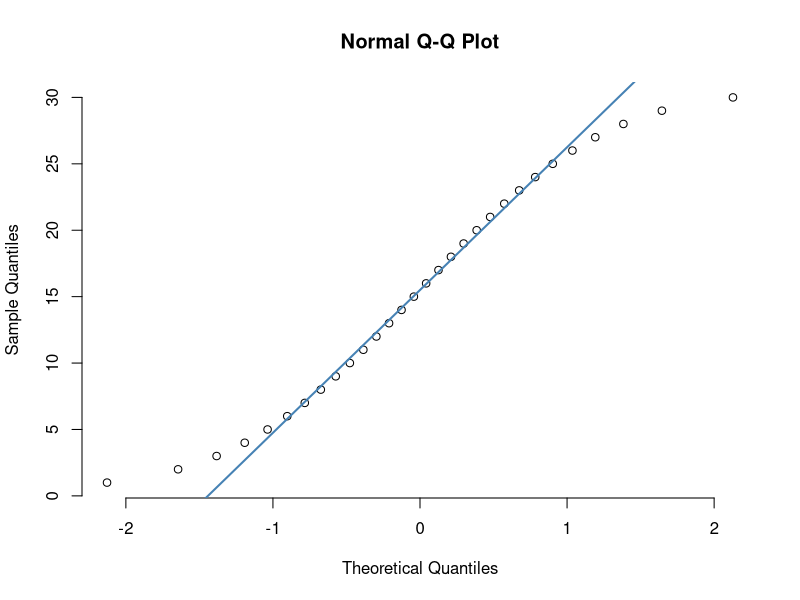
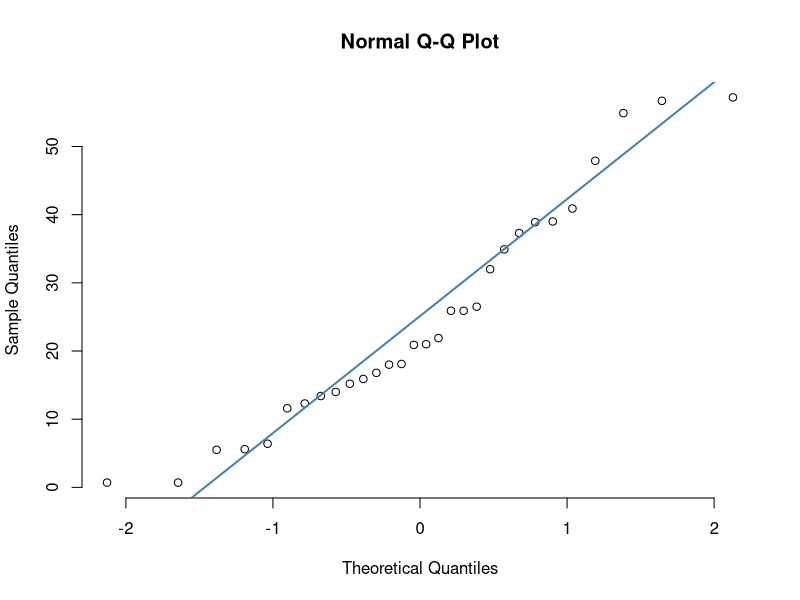
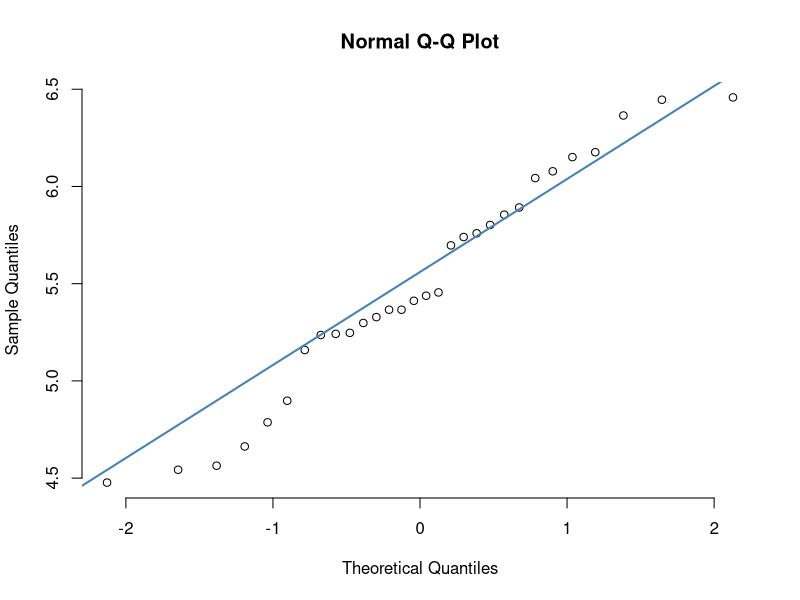
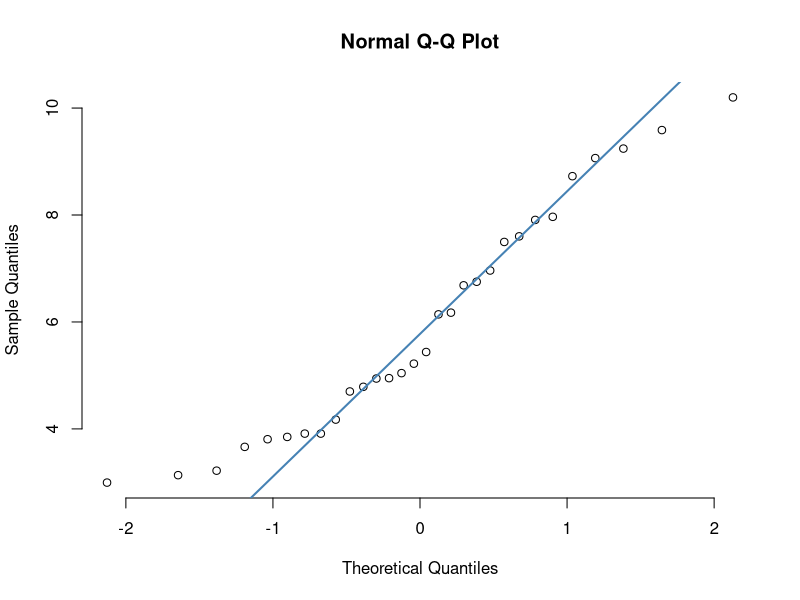
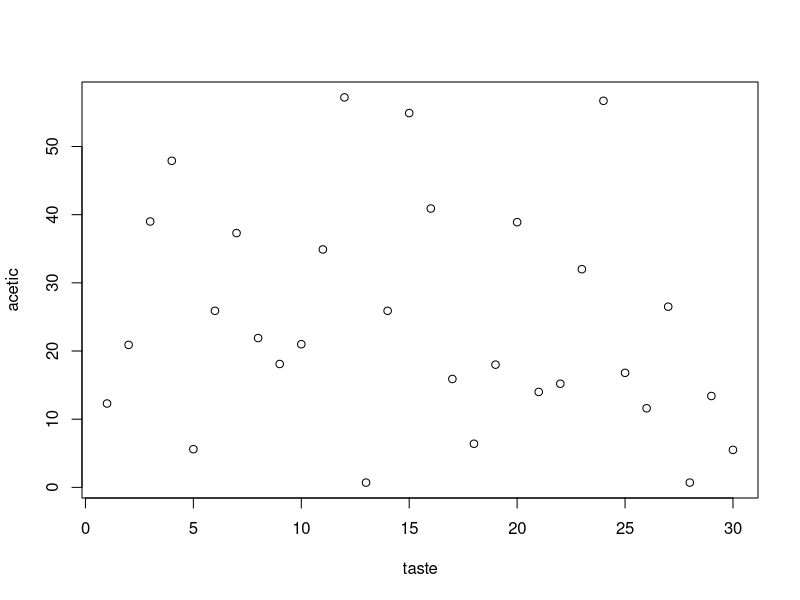
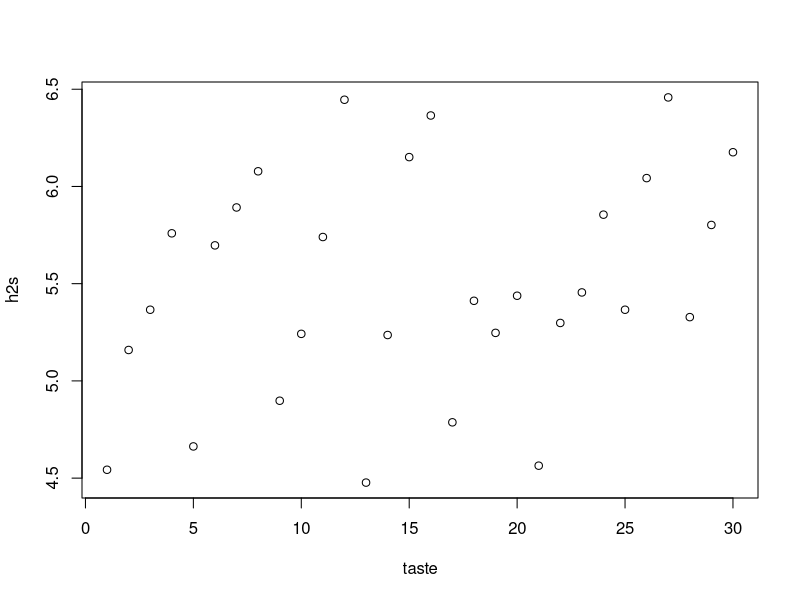
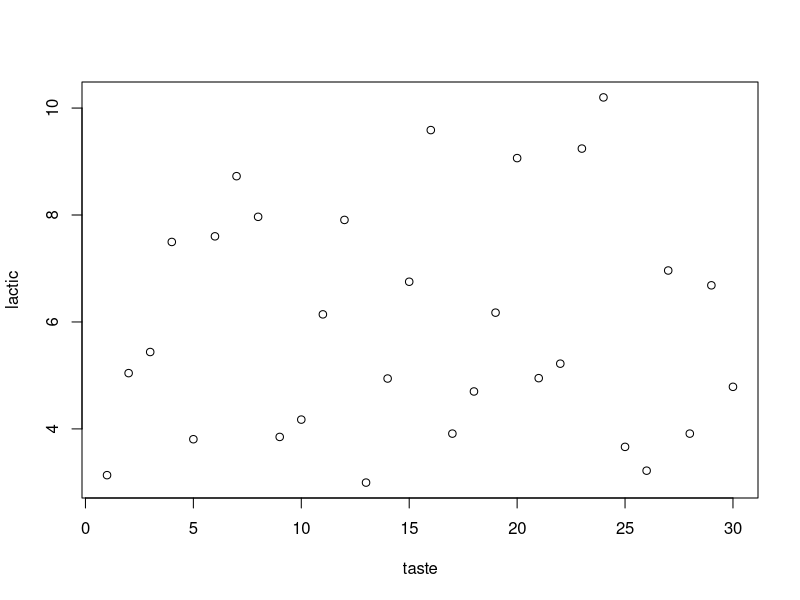
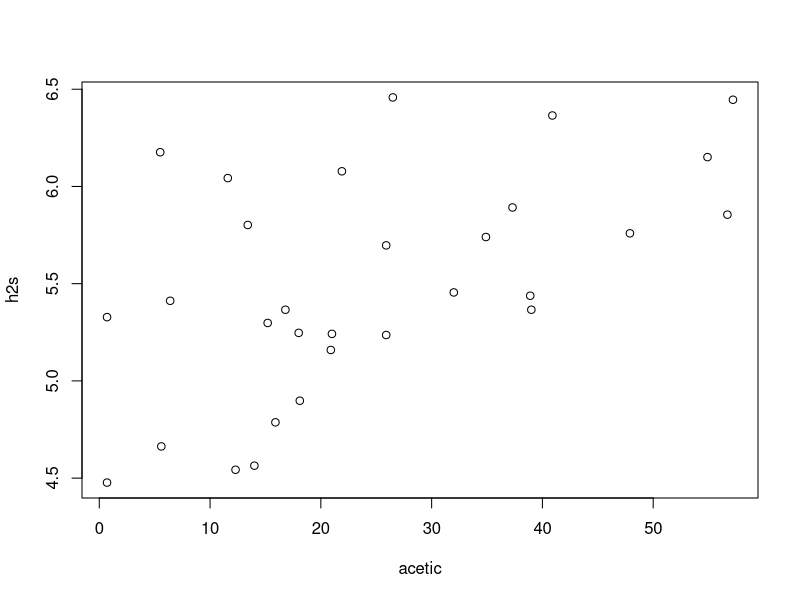

R code for these plots, in order:
## ---- chunk 1
knitr::opts_chunk$set(echo = FALSE, warning=FALSE)
## ---- chunk 2
setwd(getwd())

library(readxl)
loss <- read_excel("./ex11-53cheese.xls")

taste = c()
acetic = c()
h2s = c()
lactic = c()

for (n in 1:nrow(loss)) {
  taste <- append(taste, as.numeric(loss[n,1]))
  acetic <- append(acetic, as.numeric(loss[n,2]))
  h2s <- append(h2s, as.numeric(loss[n,3]))
  lactic <- append(lactic, as.numeric(loss[n,4]))
}


## ---- chunk 3
stem(taste)
qqnorm(taste, pch = 1, frame = FALSE)
qqline(taste, col = "steelblue", lwd = 2)
## ---- chunk 4
stem(acetic)
qqnorm(acetic, pch = 1, frame = FALSE)
qqline(acetic, col = "steelblue", lwd = 2)
## ---- chunk 5
stem(h2s)
qqnorm(h2s, pch = 1, frame = FALSE)
qqline(h2s, col = "steelblue", lwd = 2)
## ---- chunk 6
stem(lactic)
qqnorm(lactic, pch = 1, frame = FALSE)
qqline(lactic, col = "steelblue", lwd = 2)
## ---- chunk 7
plot(taste, acetic)
plot(taste, h2s)
plot(taste, lactic)
plot(acetic, h2s)
plot(acetic, lactic)
plot(h2s, lactic)
## ---- chunk 8
tamodel <- lm(taste ~ acetic, data = loss)
modelSummary <- summary(tamodel)
modelCoeffs <- modelSummary$coefficients
beta <- modelCoeffs["acetic", "Estimate"]
se <- modelCoeffs["acetic", "Std. Error"]
t_value <- beta/se
p_value <- 2*pt(-abs(t_value), df=nrow(loss) - 2)
## ---- chunk 9
Taste_Acetic <- lm(taste ~ acetic, data = loss)
modelSummary <- summary(Taste_Acetic)
hist(Taste_Acetic$residuals, pch = 16, col = "red", main = "Histogram of Residuals")

plot(taste,acetic)
abline(Taste_Acetic) #need to fix
